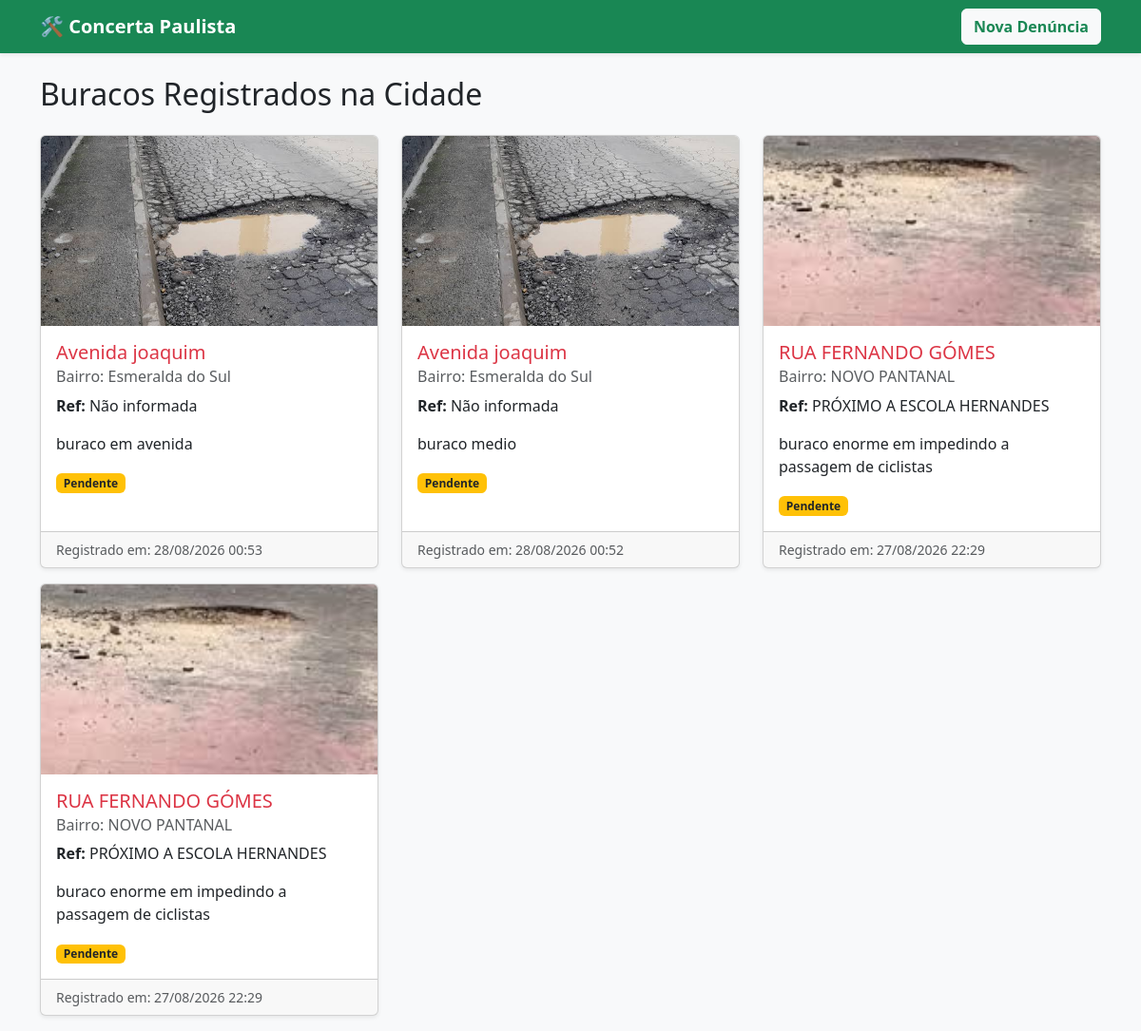
The page / on the database its author committed.
### core/models.py (models this page shows, shortened)
class Denuncia(models.Model):
    STATUS_CHOICES = [
        ('Pendente', 'Pendente'),
        ('Em Andamento', 'Em Andamento'),
        ('Resolvido', 'Resolvido'),
    ]
    rua = models.CharField(max_length=200, verbose_name="Rua / Avenida")
    bairro = models.CharField(max_length=100)
    referencia = models.CharField(max_length=250, blank=True, null=True, verbose_name="Ponto de Referência")
    descricao = models.TextField(verbose_name="Descrição do Problema")
    foto = models.ImageField(upload_to='denuncias/', blank=True, null=True, verbose_name="Foto do Buraco")
    status = models.CharField(max_length=20, choices=STATUS_CHOICES, default='Pendente')
    data_criacao = models.DateTimeField(auto_now_add=True, verbose_name="Data da Denúncia")

### core/views.py (the view)
# urls.py: path('', views.lista_denuncias, name='lista_denuncias'),
def lista_denuncias(request):
    denuncias = Denuncia.objects.all().order_by('-data_criacao')
    return render(request, 'core/lista.html', {'denuncias': denuncias})

### core/templates/core/lista.html
{% extends 'core/base.html' %}
{% block content %}
<div class="row">
    <div class="col-12">
        <h2 class="mb-4 text-dark">Buracos Registrados na Cidade</h2>
    </div>
    {% for d in denuncias %}
    <div class="col-md-4 mb-3">
        <div class="card shadow-sm h-100">
            {% if d.foto %}
                <img src="{{ d.foto.url }}" class="card-img-top" style="height: 200px; object-fit: cover;" alt="Foto do buraco">
            {% endif %}
            <div class="card-body">
                <h5 class="card-title text-danger">{{ d.rua }}</h5>
                <h6 class="card-subtitle mb-2 text-muted">Bairro: {{ d.bairro }}</h6>
                <p class="card-text"><strong>Ref:</strong> {{ d.referencia|default:"Não informada" }}</p>
                <p class="card-text">{{ d.descricao }}</p>
                <span class="badge
                    {% if d.status == 'Pendente' %}bg-warning text-dark
                    {% elif d.status == 'Em Andamento' %}bg-primary
                    {% else %}bg-success{% endif %}">
                    {{ d.status }}
                </span>
            </div>
            <div class="card-footer text-muted small">
                Registrado em: {{ d.data_criacao|date:"d/m/Y H:i" }}
            </div>
        </div>
    </div>
    {% empty %}
    <div class="col-12">
        <div class="alert alert-info">Nenhuma denúncia registrada até o momento. Seja o primeiro a ajudar!</div>
    </div>
    {% endfor %}
</div>
{% endblock %}

### core/templates/core/base.html (shortened to what this page needs)
<!DOCTYPE html>
<html lang="pt-br">
<head>
    <link href="https://cdn.jsdelivr.net/npm/bootstrap@5.3.0/dist/css/bootstrap.min.css" rel="stylesheet">
</head>
<body class="bg-light">
    <nav class="navbar navbar-dark bg-success shadow-sm mb-4">
        <div class="container">
            <a class="navbar-brand fw-bold" href="{% url 'lista_denuncias' %}">🛠️ Concerta Paulista</a>
            <a href="{% url 'criar_denuncia' %}" class="btn btn-light text-success fw-bold">Nova Denúncia</a>
        </div>
    </nav>
    <div class="container">
        {% block content %}{% endblock %}
    </div>
</body>
</html>

### rows shown on the page
Denuncia: foto (picture), rua "Avenida joaquim", bairro "Esmeralda do Sul", referencia "Não informada", descricao "buraco em avenida", status "Pendente", data_criacao "28/08/2026 00:53"
Denuncia: foto (picture), rua "Avenida joaquim", bairro "Esmeralda do Sul", referencia "Não informada", descricao "buraco medio", status "Pendente", data_criacao "28/08/2026 00:52"
Denuncia: foto (picture), rua "RUA FERNANDO GÓMES", bairro "NOVO PANTANAL", referencia "PRÓXIMO A ESCOLA HERNANDES", descricao "buraco enorme em impedindo a passagem de ciclistas", status "Pendente", data_criacao "27/08/2026 22:29"
Denuncia: foto (picture), rua "RUA FERNANDO GÓMES", bairro "NOVO PANTANAL", referencia "PRÓXIMO A ESCOLA HERNANDES", descricao "buraco enorme em impedindo a passagem de ciclistas", status "Pendente", data_criacao "27/08/2026 22:29"
